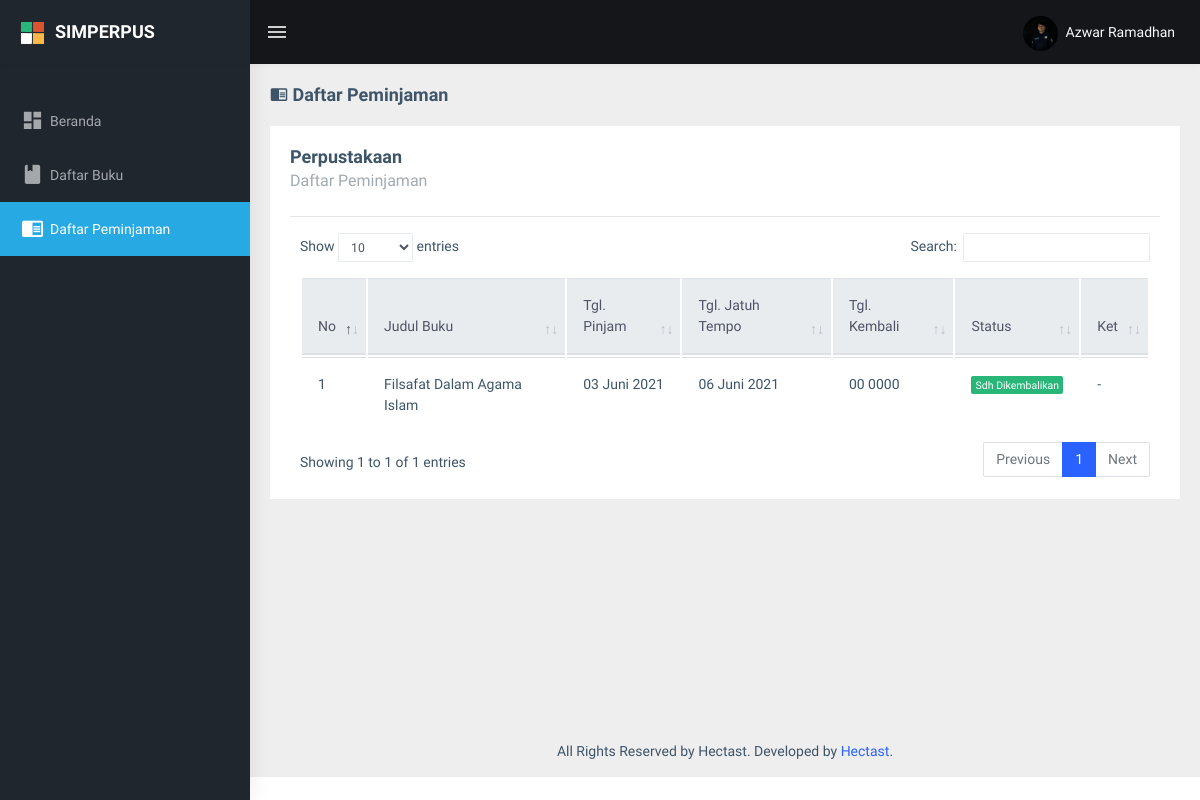
Screenshot of /daftar_peminjaman (signed in) with the database file from the repository.
### tables this page shows
CREATE TABLE `anggota` (
  `nisn` varchar(20) NOT NULL,
  `nama_lengkap` varchar(100) NOT NULL,
  `no_hp` varchar(14) NOT NULL,
  `tempat_lahir` varchar(20) NOT NULL,
  `tgl_lahir` date NOT NULL,
  `jk` varchar(10) NOT NULL,
  `id_kelas` int(11) NOT NULL,
  `thn_masuk` varchar(4) NOT NULL,
  `foto` varchar(50) NOT NULL,
  `pass` varchar(80) NOT NULL
);

CREATE TABLE `transaksi` (
  `id_transaksi` int(11) NOT NULL,
  `id_buku` int(11) NOT NULL,
  `nisn` varchar(20) NOT NULL,
  `nuptk` varchar(20) NOT NULL,
  `tgl_pinjam` date NOT NULL,
  `lama` int(3) NOT NULL,
  `tgl_jatuh_tempo` date NOT NULL,
  `tgl_kembali` date NOT NULL,
  `denda` int(25) NOT NULL
);

CREATE TABLE `buku` (
  `id_buku` int(11) NOT NULL,
  `kode_isbn` varchar(100) NOT NULL,
  `judul_buku` varchar(120) NOT NULL,
  `pengarang` varchar(100) NOT NULL,
  `penerbit` varchar(100) NOT NULL,
  `tahun_terbit` varchar(5) NOT NULL,
  `kategori_buku` tinyint(4) NOT NULL,
  `jenis_buku` varchar(100) NOT NULL,
  `jumlah_buku` int(11) NOT NULL,
  `lokasi_buku` varchar(10) NOT NULL,
  `tanggal_input` datetime NOT NULL
);

### app/get_data.php (called while the page is built, shortened)
<?php
    if (isset($_SESSION['unique_user']) && $_SESSION['type_user'] == "anggota") {
        $stmt_data = $mysqli->prepare("SELECT * FROM anggota WHERE nisn='{$_SESSION['unique_user']}'");
        $stmt_data->execute();
        $result_data = $stmt_data->get_result();
        $row_data = $result_data->fetch_object();
    }
?>

### views/pages/user/daftar_peminjaman.php (the view)
<div class="page-wrapper">
    <div class="page-breadcrumb">
        <div class="row">
            <div class="col-12 d-flex no-block align-items-center">
                <h4 class="page-title"><i class="<?= $icon ?>"></i> <?= $title ?></h4>
            </div>
        </div>
    </div>
    <div class="container-fluid">
        <div class="row">
            <div class="col-md-12">
                <div class="card">
                    <div class="card-body">
                        <div class="d-md-flex align-items-center">
                            <div>
                                <h4 class="card-title">Perpustakaan</h4>
                                <h5 class="card-subtitle"><?= $title ?></h5>
                            </div>
                        </div>
                        <hr>
                        <div class="row">
                            <div class="col-lg-12">
                                <div class="table-responsive">
                                    <table class="table table-hover" id="datatable_r">
                                        <thead class="thead-light">
                                            <tr>
                                                <th width='1px'>No</th>
                                                <th>Judul Buku</th>
                                                <th>Tgl. Pinjam</th>
                                                <th>Tgl. Jatuh Tempo</th>
                                                <th>Tgl. Kembali</th>
                                                <th>Status</th>
                                                <th>Ket</th>
                                            </tr>
                                        </thead>
                                        <tbody>
                                            <?php
                                                $stmt_daftar_peminjaman = $mysqli->prepare("SELECT * FROM transaksi JOIN buku ON transaksi.id_buku = buku.id_buku JOIN anggota ON transaksi.nisn = anggota.nisn WHERE transaksi.nisn='{$_SESSION['unique_user']}'");
                                                $stmt_daftar_peminjaman->execute();
                                                $result_daftar_peminjaman = $stmt_daftar_peminjaman->get_result();
                                                $no = 1;
                                                while ($row_daftar_peminjaman = $result_daftar_peminjaman->fetch_object()) {
                                            ?>
                                                <tr>
                                                    <td><?= $no; ?></td>
                                                    <td><?= $row_daftar_peminjaman->judul_buku; ?></td>
                                                    <td><?= tgl_indo($row_daftar_peminjaman->tgl_pinjam); ?></td>
                                                    <td><?= tgl_indo($row_daftar_peminjaman->tgl_jatuh_tempo); ?></td>
                                                    <td>
                                                        <?php
                                                        if($row_daftar_peminjaman->tgl_kembali == 0){
                                                            echo '<div class="text-danger">Blm Dikembalikan</div>';
                                                        }else{
                                                            echo tgl_indo($row_daftar_peminjaman->tgl_kembali);
                                                        }
                                                        ?>
                                                    </td>
                                                    <td>
                                                        <?php
                                                            if($row_daftar_peminjaman->tgl_kembali == 0){
                                                                echo '<div class="badge badge-danger">Blm Dikembalikan</div>';
                                                            }else{
                                                                echo '<div class="badge badge-success">Sdh Dikembalikan</div>';
                                                            }
                                                        ?>
                                                    </td>
                                                    <td>
                                                        <?php
                                                            if($row_daftar_peminjaman->denda == 0){
                                                                echo '-';
                                                            }else{
                                                                echo 'Denda Rp. '; echo number_format($row_daftar_peminjaman->denda);
                                                            }
                                                        ?>
                                                    </td>
                                                </tr>
                                            <?php
                                                $no++;
                                                }
                                            ?>
                                        </tbody>
                                    </table>
                                </div>
                            </div>
                        </div>
                    </div>
                </div>
            </div>
        </div>
    </div>

### views/layout/navbar.php (shortened to what this page needs)
<div id="main-wrapper">
    <header class="topbar" data-navbarbg="skin5">
        <nav class="navbar top-navbar navbar-expand-md navbar-dark">
            <div class="navbar-header" data-logobg="skin5">
                <?php if (isset($_GET['views_admin'])) : ?>
                    <a class="navbar-brand" href="beranda_admin">
                    <?php else : ?>
                        <a class="navbar-brand" href="beranda">
                        <?php endif; ?>
                        <b class="logo-icon p-l-10">
                            <img src="public/assets/images/logo-icon.png" alt="homepage" class="light-logo" />
                        </b>
                        <span class="logo-text">
                            <h4 class="light-logo mt-2">SIMPERPUS</h4>
                        </span>
                        </a>
            </div>
            <div class="navbar-collapse collapse" id="navbarSupportedContent" data-navbarbg="skin5">
                <ul class="navbar-nav float-left mr-auto">
                    <li class="nav-item d-none d-md-block"><a class="nav-link sidebartoggler waves-effect waves-light" href="javascript:void(0)" data-sidebartype="mini-sidebar"><i class="mdi mdi-menu font-24"></i></a></li>
                </ul>
                <ul class="navbar-nav float-right">
                    <li class="nav-item dropdown">
                        <?php if (isset($_GET['views_admin'])) : ?>
                            <a class="nav-link dropdown-toggle text-muted waves-effect waves-dark pro-pic" href="" data-toggle="dropdown" aria-haspopup="true" aria-expanded="false">
                                <img src="public/assets/images/users/1.jpg" alt="user" class="rounded-circle" width="31">
                                <span class="text-light ml-1">Administrator</span>
                            </a>
                            <div class="dropdown-menu dropdown-menu-right user-dd animated">
                                <a class="dropdown-item" href="app/aksi_logout.php" onclick="return confirm('Yakin ingin keluar dari akun ini ?')"><i class="fa fa-power-off m-r-5 m-l-5"></i> Logout</a>
                            </div>
                        <?php else : ?>
                            <a class="nav-link dropdown-toggle text-muted waves-effect waves-dark pro-pic" href="" data-toggle="dropdown" aria-haspopup="true" aria-expanded="false">
                                <img src="public/uploads/<?= $row_data->foto; ?>" alt="user" class="rounded-circle" height="35" width="35" style="object-fit:cover;">
                                <span class="text-light ml-1"><?= $row_data->nama_lengkap; ?></span>
                            </a>
                        <?php endif; ?>
                    </li>
                </ul>
            </div>
        </nav>
    </header>

### rows the page displays
anggota: foto (picture), nama_lengkap "Azwar Ramadhan"
transaksi: id_buku.judul_buku "Filsafat Dalam Agama Islam", tgl_pinjam "03 Juni 2021", tgl_jatuh_tempo "06 Juni 2021", tgl_kembali "00 0000", shows "Sdh Dikembalikan"

### other values shown
$title "Daftar Peminjaman"
